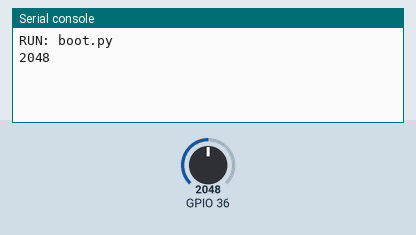
The program below on a simulated ESP32 board running MicroPython. Shown: the last lines printed to the serial console. The test bench sets the inputs (shaded band); at power-on: GPIO 36 = 2048 (analog values on the 0–4095 scale). Library files of the repository ran but are not shown: 1 file(s).

Above: at 1.2 s.
1.3 s: GPIO 36 set to 2866
At 6.4 s:
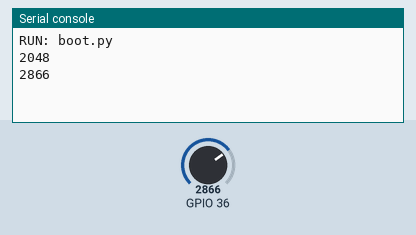
7.3 s: GPIO 36 set to 3603
At 11.4 s:
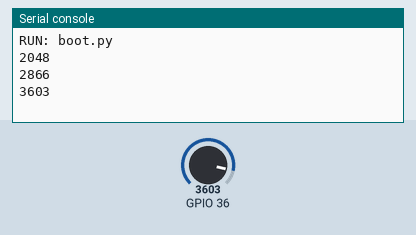
Timing chart, 0 to 12.9 s (numbered marks = the images above; inputs shaded):
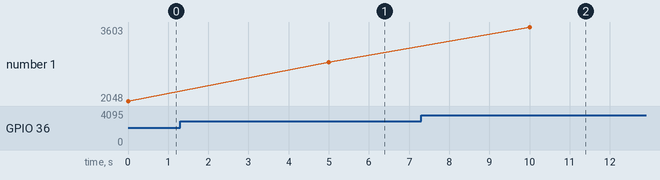

The program:

main.py
```python
import sys,time, machine
from machine import Pin, ADC
def lecture(pin):
	value=ADC(Pin(pin))
	value.atten(ADC.ATTN_11DB)
	try:
		valor=value.read()
		return(valor)
	except:
		valor=0
		print('Error o Valor 0')
		return(valor)

#-------------------------------
if __name__=='__main__':
	while 1:
		ADC_pin=36
		numero=lecture(ADC_pin)
		print(numero)
		time.sleep(5)
```

Measured:
- after the input at 1.3 s, the serial console: prints a new line after 3.7 s (image 1)
- after the input at 7.3 s, the serial console: prints a new line after 2.7 s (image 2)
- plotted number 1: 2048 → 2866 after the input at 1.3 s, 2866 → 3603 after the input at 7.3 s
